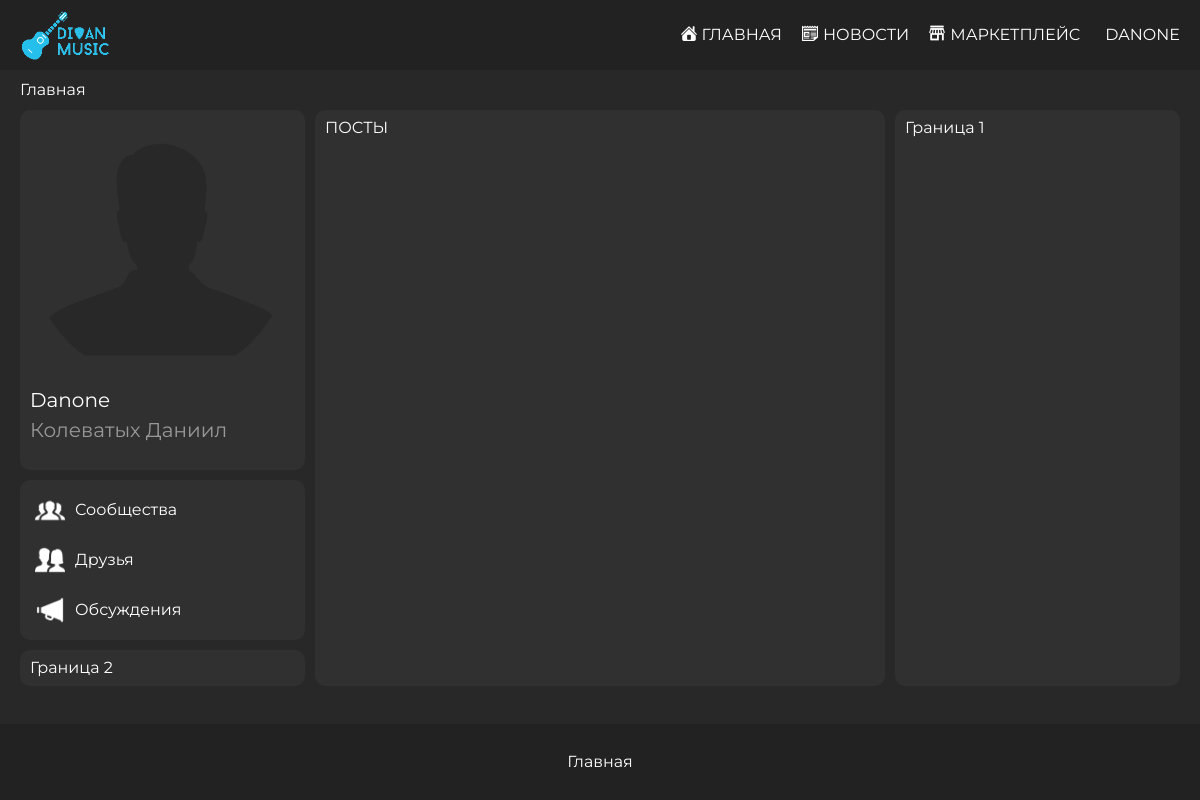
The page / (signed in) on the database its author committed.
### static/data/users.py (models this page shows, shortened)
class User(SqlAlchemyBase, UserMixin):
    __tablename__ = 'users'
    id = sqlalchemy.Column(sqlalchemy.Integer,
                           primary_key=True, autoincrement=True)
    username = sqlalchemy.Column(sqlalchemy.String, nullable=True)
    email = sqlalchemy.Column(sqlalchemy.String, nullable=True)
    hashed_password = sqlalchemy.Column(sqlalchemy.String, nullable=True)
    name = sqlalchemy.Column(sqlalchemy.String, nullable=True)
    surname = sqlalchemy.Column(sqlalchemy.String, nullable=True)
    age = sqlalchemy.Column(sqlalchemy.Integer, nullable=True)
    sex = sqlalchemy.Column(sqlalchemy.String, nullable=True)
    hobby = sqlalchemy.Column(sqlalchemy.String, nullable=True)
    posts = sqlalchemy.Column(sqlalchemy.Integer, nullable=True)
    avatar_path = sqlalchemy.Column(sqlalchemy.String, nullable=True)
    created_date = sqlalchemy.Column(sqlalchemy.String, nullable=True)

### main.py (the view, shortened to what this page needs)
@app.route('/', methods=['POST', 'GET'])
def index():
    db_session.global_init("static/databases/users.db")
    if current_user.is_authenticated:
        avatar = f'/img/avatars/{current_user.email}.png'
        return render_template('index.html',
                               title=f'Главная - DIVAN music',
                               image=avatar,
                               user=current_user)

### main.py (called while the page is built)
@login_manager.user_loader
def load_user(user_id):
    db_sess = db_session.create_session()
    return db_sess.query(User).get(user_id)

### static/data/db_session.py (called while the page is built, shortened)
def global_init(db_file):
    global __factory
    if __factory:
        return

def create_session() -> Session:
    global __factory
    return __factory()

### templates/index.html (shortened to what this page needs)
{% extends "base.html" %}
{% block content %}
    <div class="content">
        <div class="container">
            <div class="navigation__str">
                <a href="/" class="navigation__href">Главная</a>
            </div>
            <div class="index__grid">
                <div class="index__grid__body">
                    <div class="index__grid__item index__page__avatar">
                        <div class="posts__page__profile__grid">
                            {% if current_user.is_authenticated %}
                                <div class="profile__avatar">
                                    {% if current_user.avatar_path %}
                                        <img src="{{ url_for('static', filename=current_user.avatar_path) }}" alt="oops">
                                    {% else %}
                                        <img src="{{ url_for('static', filename='/img/avatars/anonym.png') }}" alt="oops">
                                    {% endif %}
                                </div>
                                <div class="profile__info">
                                    <div class="profile__info__username">{{ user.username }}</div>
                                    <div class="profile__info__username text__subtitle">{{ user.surname }} {{ user.name }}</div>
                                </div>
                            {% endif %}
                        </div>
                    </div>
                    <div class="index__grid__item index__page__navigation__buttons">
                        <div class="posts__page__navigation__grid">
                            <div class="posts__page__navigation__grid__item">
                                <a href="#">
                                    <div class="navigation__grid">
                                        <img src="../static/img/icons/communities.svg" alt="">
                                        <div class="navigation__link__text">Сообщества</div>
                                    </div>
                                </a>
                            </div>
                            <div class="posts__page__navigation__grid__item">
                                <a href="#">
                                    <div class="navigation__grid">
                                        <img src="../static/img/icons/friends.svg" alt="">
                                        <div class="navigation__link__text">Друзья</div>
                                    </div>
                                </a>
                            </div>
                            <div class="posts__page__navigation__grid__item">
                                <a href="#">
                                    <div class="navigation__grid">
                                        <img src="../static/img/icons/speaker.svg" alt="">
                                        <div class="navigation__link__text">Обсуждения</div>
                                    </div>
                                </a>
                            </div>
                        </div>
                    </div>
                    <div class="index__grid__item index__page__content">
                        <a href="/posts" class="link">ПОСТЫ</a>
                    </div>
                    <div class="index__grid__item index__page__border1">
                        Граница 1
                    </div>
                    <div class="index__grid__item index__page__border2">
                        Граница 2
                    </div>
                </div>
            </div>
        </div>
    </div>
{% endblock %}

### templates/base.html (shortened to what this page needs)
<!doctype html>
<html lang="ru">
<head>
    <link rel="stylesheet" href="../static/css/auth.css">
    <link rel="stylesheet" href="../static/css/marketplace__main__page.css">
    <link rel="stylesheet" href="../static/css/general_style.css">
    <link rel="stylesheet" href="../static/css/posts.css">
    <link rel="stylesheet" href="../static/css/index.css">
    <link rel="stylesheet" href="../static/css/product_page.css">
    <link rel="stylesheet" href="../static/css/profile.css">
    <link rel="stylesheet" href="../static/css/add_post.css">
    <link rel="stylesheet" href="../static/css/add_product.css">
    <link rel="stylesheet" href="../static/css/registration.css">
    <link rel="stylesheet" href="https://cdnjs.cloudflare.com/ajax/libs/animate.css/4.1.1/animate.min.css"/>
</head>
<body>
    <div class="wrapper">
        <header class="header">
            <div class="container">
                <div class="header__body">
                    <a class="header__logo" href="/">
                        <img src="../static/img/logo_v2.png" class="header__logo__image " alt="">
                    </a>
                    <nav class="header__menu">
                        <ul class="header__list">
                            <li>
                                <a href="/" class="header__link link">
                                    <div class="header__link__grid">
                                        <div class="header__link__grid__item">
                                            <img src="../static/img/icons/home.svg" alt="">
                                        </div>
                                        <div class="header__link__grid__item">
                                            Главная
                                        </div>
                                    </div>
                                </a>
                            </li>
                            <li>
                                <a href="/posts" class="header__link link">
                                    <div class="header__link__grid">
                                        <div class="header__link__grid__item">
                                            <img src="../static/img/icons/posts.svg" alt="">
                                        </div>
                                        <div class="header__link__grid__item">
                                            Новости
                                        </div>
                                    </div>
                                </a>
                            </li>
                            <li>
                                <a href="/marketplace" class="header__link link">
                                    <div class="header__link__grid">
                                        <div class="header__link__grid__item">
                                            <img src="../static/img/icons/marketplace.svg" alt="">
                                        </div>
                                        <div class="header__link__grid__item">
                                            Маркетплейс
                                        </div>
                                    </div>
                                </a>
                            </li>
                            {% if current_user.is_authenticated %}
                                <li>
                                    {% if image %}
                                        <a href="/profile" class="header__link header__username">
                                            <div class="header__link__grid">
                                                <div class="header__link__grid__item">
                                                    {{ current_user.username }}
                                                </div>
                                            </div>
                                        </a>
                                    {% endif %}
                                </li>
                            {% endif %}
                        </ul>
                    </nav>
                </div>
            </div>
        </header>
        <main role="main" class="main">
            {% block content %}{% endblock %}
        </main>
        <footer class="footer">
            <form method="post" novalidate>
                <ul>
                    <li>
                        <a class="footer__link" aria-current="page" href="/">Главная</a>
                    </li>
                </ul>
            </form>
        </footer>
    </div>
</body>
</html>

### static/css/general_style.css (style rules this page uses)
*, *::before, *::after { padding: 0; margin: 0; border: 0; box-sizing: border-box; }
a { text-decoration: none; color: white; cursor: pointer; }
ul, ol, li { list-style: none; }
img { image-rendering: auto; vertical-align: top; }
html, body { color: #ffffff; height: 100%; line-height: 1; background-color: #282828; font-family: "Montserrat-Regular", sans-serif; }
.wrapper { min-height: 100%; display: flex; flex-direction: column; }
.container { max-width: 1180px; margin: 0 auto; padding: 0 10px; }
.content { height: 100%; padding: 70px 0 0 0; }
.header { position: fixed; width: 100%; top: 0; left: 0; z-index: 50; }
.header:before { content: ''; position: absolute; top: 0; left: 0; width: 100%; height: 100%; background-color: #222222; z-index: 2; }
.header__body { position: relative; display: flex; justify-content: space-between; height: 70px; align-items: center; }
.header__logo { flex: 0 0 100px; z-index: 3; }
.header__logo__image { width: 90px; display: block; }
.header__list { display: flex; height: 40px; position: relative; z-index: 2; }
.header__list li { list-style: none; margin: 0 0 0 20px; }
.header__link__grid { display: grid; grid-template-rows: [start] 40px [row-end]; grid-template-columns: [col-start] auto [col2] auto [col-end]; grid-template-areas: 'icon link__text'; gap: 5px; justify-content: center; align-items: center; }
.header__link__grid img { grid-area: icon; max-height: 16px; }
.header__link { grid-area: link__text; color: #ffffff; text-transform: uppercase; font-size: 16px; line-height: 20px; text-decoration: none; }
.header__link.link::after { display: block; content: ""; height: 2px; margin-top: -10px; width: 0; background-color: #5680e9; transition: width 0.4s ease-out; }
.header__username { margin: 0 0 0 0; }
main { flex: 1 1 auto; }
.navigation__str { width: 100%; display: flex; line-height: 40px; align-items: center; }
.navigation__href { display: inline-block; color: white; margin-right: 10px; }
.profile__avatar { max-width: 260px; }
.profile__avatar img { width: 100%; border-radius: 50%; }
.profile__info__username { width: 100%; font-size: 20px; margin: 0 0 10px 0; }
.navigation__link__text { display: block; text-align: center; color: white; width: 100%; line-height: 30px; }
.navigation__grid { display: grid; grid-template-rows: [start] auto [row-end]; grid-template-columns: [start] auto [col2] auto [col-end]; grid-column-gap: 10px; grid-template-areas: "icon text__href"; justify-content: left; align-items: center; padding: 5px; font-size: 16px; border-radius: 5px; background-color: transparent; transition: 0.3s ease-out; cursor: pointer; }
.navigation__grid img { grid-area: icon; max-height: 30px; }
.footer { height: 100%; padding: 30px; text-align: center; color: #ffffff; background-color: #222222; }
.footer__link { color: #ffffff; }

### static/css/posts.css (style rules this page uses)
.posts__page__navigation__grid { display: grid; grid-template-rows: [start] auto [row2] auto [row3] auto [row-end]; grid-template-columns: [col-start] 100% [col-end]; gap: 10px; }
.posts__page__profile__grid { display: grid; grid-template-rows: [start] auto [row2] auto [row3] auto [row-end]; grid-template-columns: [col-start] 1fr [col-end]; gap: 10px; }

### static/css/index.css (style rules this page uses)
.index__grid { display: block; }
.index__grid__body { margin: 0 0 20px 0; display: grid; grid-template-rows: [start] auto [row2] auto [row3] 1fr [row-end]; grid-template-columns: [col-start] 1fr [col2] 2fr [col3] 1fr [col-end]; gap: 10px; grid-template-areas: "avatar content border1" "navigation content border1" "border2 content border1"; }
.index__grid__item { padding: 10px; align-items: center; justify-content: center; }
.index__page__avatar { grid-area: avatar; background-color: #303030; border-radius: 10px; }
.index__page__navigation__buttons { grid-area: navigation; background-color: #303030; border-radius: 10px; }
.index__page__content { grid-area: content; background-color: #303030; border-radius: 10px; }
.index__page__border1 { grid-area: border1; background-color: #303030; border-radius: 10px; }
.index__page__border2 { grid-area: border2; background-color: #303030; border-radius: 10px; }
.text__subtitle { color: rgba(255, 255, 255, 0.5); }

### static/css/product_page.css (style rules this page uses)
.text__subtitle { color: rgba(255, 255, 255, 0.5); }

### rows shown on the page
User: username "DANONE", username "Danone", surname "Колеватых", name "Даниил"
